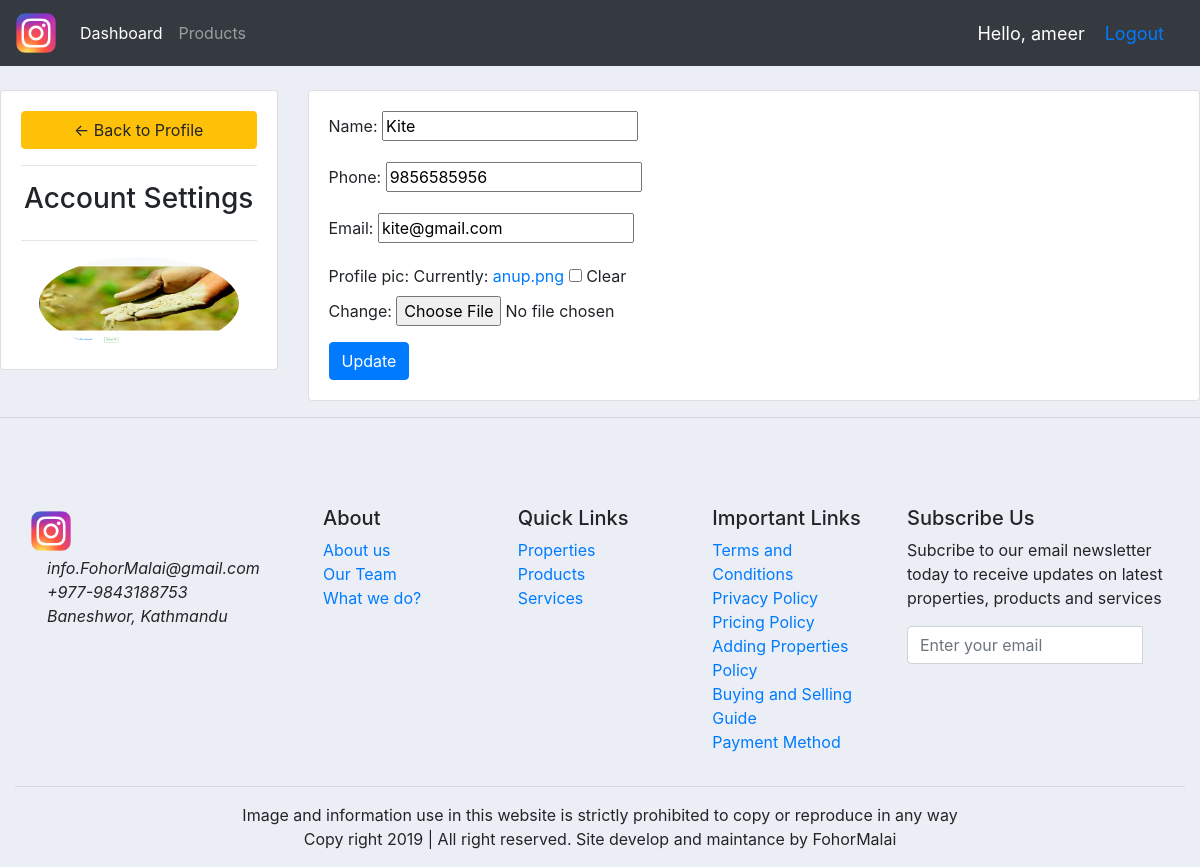
/setting/ (signed in), run on the app's committed database.
### accounts/models.py (models this page shows, shortened)
class  Customer(models.Model):
	user = models.OneToOneField(User, null = True, blank = True ,on_delete = models.CASCADE)
	name = models.CharField(max_length = 255, null=True)
	phone = models.CharField(max_length = 255, null=True)
	email = models.CharField(max_length = 255, null=True)
	profile_pic = models.ImageField(default = "anup.png", null = True, blank = True)
	date_created = models.DateTimeField(auto_now_add=True, null=True)

### accounts/decorators.py (the view)
		def wrapper_func(request, *args, **kwargs):
			group = None
			if request.user.groups.exists():
				group = request.user.groups.all()[0].name
			if group in allowed_roles:
				return views_func(request, *args, **kwargs)
			else:
				return  HttpResponse('Not Authorized.')

### accounts/forms.py
class CustomerForm(ModelForm):
	class Meta:
		model = Customer
		fields = '__all__'
		exclude = ['user']

### accounts/views.py (called while the page is built)
@login_required(login_url='login')
@allowed_users(allowed_roles = ['customer'])
def accountSettings(request):
	customer = request.user.customer
	form = CustomerForm(instance = customer)
	if request.method == 'POST':
		form = CustomerForm(request.POST, request.FILES, instance = customer)
		if form.is_valid():
			form.save()
	context = {
		'form' : form
	}
	return render(request, 'accounts/account_settings.html', context)

### accounts/templates/accounts/account_settings.html (shortened to what this page needs)
{%  extends 'accounts/main.html' %}
{% load static %}
{% block content %}
<br>
<div class="row">
	<div class="col-md-3">
		<div class="card card-body">
			<a class="btn btn-warning" href="{% url 'home' %}"> &#8592; Back to Profile</a>
			<hr>
			<h3 style="text-align: center">Account Settings</h3>
			<hr>
			<img class="profile-pic" src="{{request.user.customer.profile_pic.url}}" >
		</div>
	</div>
	<div class="col-md-9">
		<div class="card card-body">
			<form method="POST" action="" enctype="multipart/form-data">
				{{form.as_p}}
				<button class="btn btn-primary" type="submit">Update</button>
			</form>
		</div>
	</div>
</div>
{% endblock %}

### accounts/templates/accounts/navbar.html (shortened to what this page needs)
{% load static %}
<nav class="navbar navbar-expand-lg navbar-dark bg-dark">
	<img src="{% static 'images/1.png' %}" alt="" class="navbar-brand" id="logo">
	<div class="collapse navbar-collapse" id="navbarNav">
		<ul class="navbar-nav">
			{% if request.user.is_staff %}
			<li class="nav-item active">
				<a class="nav-link" href="{% url 'home' %}">Dashboard</a>
			</li>
			<li class="nav-item">
				<a class="nav-link" href="{% url 'products' %}">Products</a>
			</li>
			{% else %}
			<li class="nav-item">
				<a href="{% url 'account' %}" class="nav-link">Settings</a>
			</li>
			{% endif %}
		</ul>
	</div>
	<span class="hello-msg">Hello, {{request.user}} </span>
	<span class="hello-msg"><a href="{% url 'logout' %}">Logout</a></span>
</nav>

### static/css/main.css (style rules this page uses)
#logo { height: 50px; width: auto; }
body { background-color: #ebeff5; }

### accounts/templates/accounts/navbar.html (style rules this page uses)
.hello-msg { font-size: 18px; color: #fff; margin-right: 20px; }

### accounts/templates/accounts/account_settings.html (style rules this page uses)
.profile-pic { max-width: 200px; max-height:200px; margin: 0 auto; border-radius: 50%; }

### data on the page
Customer: name "Kite", phone "9856585956", email "kite@gmail.com"

### other printed values
{{ request.user }} "ameer"
